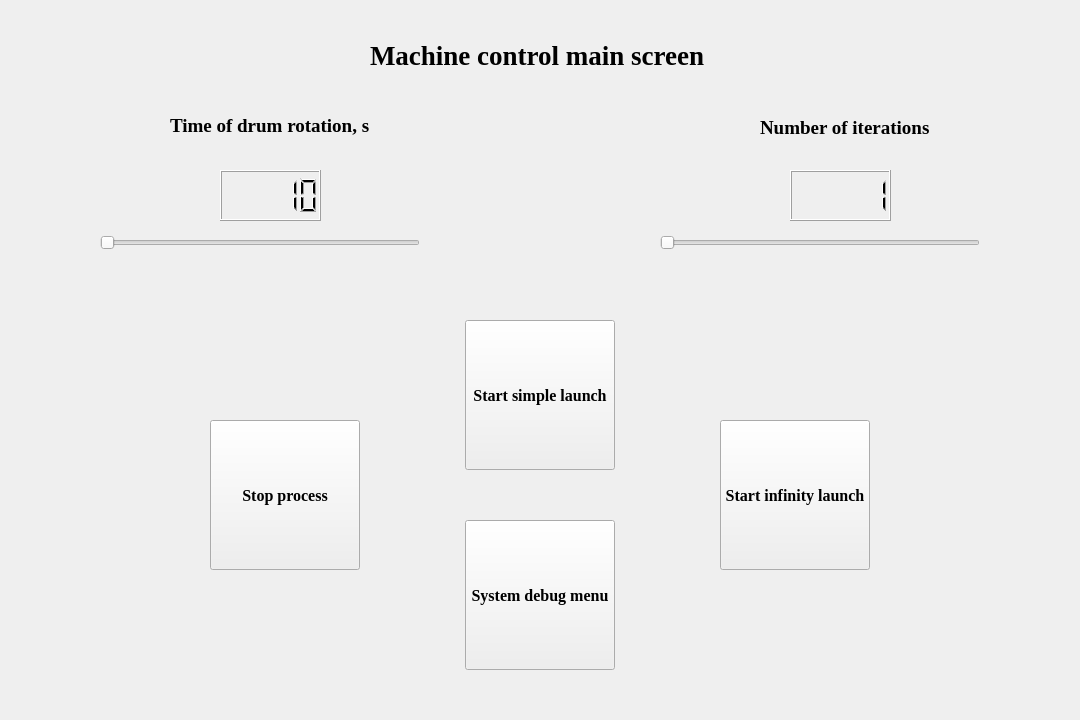
<?xml version="1.0" encoding="UTF-8"?>
<ui version="4.0">
 <class>Main_Screen</class>
 <widget class="QWidget" name="Main_Screen">
  <property name="geometry">
   <rect>
    <x>0</x>
    <y>0</y>
    <width>1080</width>
    <height>720</height>
   </rect>
  </property>
  <property name="windowTitle">
   <string>Form</string>
  </property>
  <property name="styleSheet">
   <string notr="true"/>
  </property>
  <widget class="QPushButton" name="Start_Btn">
   <property name="geometry">
    <rect>
     <x>465</x>
     <y>320</y>
     <width>150</width>
     <height>150</height>
    </rect>
   </property>
   <property name="font">
    <font>
     <family>Times New Roman</family>
     <pointsize>12</pointsize>
     <weight>75</weight>
     <bold>true</bold>
    </font>
   </property>
   <property name="text">
    <string>Start simple launch</string>
   </property>
  </widget>
  <widget class="QPushButton" name="Debug_Btn">
   <property name="geometry">
    <rect>
     <x>465</x>
     <y>520</y>
     <width>150</width>
     <height>150</height>
    </rect>
   </property>
   <property name="font">
    <font>
     <family>Times New Roman</family>
     <pointsize>12</pointsize>
     <weight>75</weight>
     <bold>true</bold>
    </font>
   </property>
   <property name="text">
    <string>System debug menu</string>
   </property>
  </widget>
  <widget class="QPushButton" name="Infinity_Btn">
   <property name="geometry">
    <rect>
     <x>720</x>
     <y>420</y>
     <width>150</width>
     <height>150</height>
    </rect>
   </property>
   <property name="font">
    <font>
     <family>Times New Roman</family>
     <pointsize>12</pointsize>
     <weight>75</weight>
     <bold>true</bold>
    </font>
   </property>
   <property name="text">
    <string>Start infinity launch</string>
   </property>
  </widget>
  <widget class="QPushButton" name="Stop_Btn">
   <property name="geometry">
    <rect>
     <x>210</x>
     <y>420</y>
     <width>150</width>
     <height>150</height>
    </rect>
   </property>
   <property name="font">
    <font>
     <family>Times New Roman</family>
     <pointsize>12</pointsize>
     <weight>75</weight>
     <bold>true</bold>
    </font>
   </property>
   <property name="text">
    <string>Stop process</string>
   </property>
  </widget>
  <widget class="QLabel" name="Time_of_drum_rotation">
   <property name="geometry">
    <rect>
     <x>170</x>
     <y>110</y>
     <width>211</width>
     <height>31</height>
    </rect>
   </property>
   <property name="font">
    <font>
     <family>Times New Roman</family>
     <pointsize>14</pointsize>
     <weight>75</weight>
     <bold>true</bold>
    </font>
   </property>
   <property name="text">
    <string>Time of drum rotation, s</string>
   </property>
  </widget>
  <widget class="QLabel" name="Number_of_iterations">
   <property name="geometry">
    <rect>
     <x>760</x>
     <y>120</y>
     <width>181</width>
     <height>16</height>
    </rect>
   </property>
   <property name="font">
    <font>
     <family>Times New Roman</family>
     <pointsize>14</pointsize>
     <weight>75</weight>
     <bold>true</bold>
    </font>
   </property>
   <property name="text">
    <string>Number of iterations</string>
   </property>
  </widget>
  <widget class="QLabel" name="Machine_control_main_screen">
   <property name="geometry">
    <rect>
     <x>370</x>
     <y>20</y>
     <width>350</width>
     <height>70</height>
    </rect>
   </property>
   <property name="font">
    <font>
     <family>Times New Roman</family>
     <pointsize>20</pointsize>
     <weight>75</weight>
     <bold>true</bold>
    </font>
   </property>
   <property name="text">
    <string>Machine control main screen</string>
   </property>
  </widget>
  <widget class="QSlider" name="Time_of_rotation">
   <property name="geometry">
    <rect>
     <x>100</x>
     <y>230</y>
     <width>320</width>
     <height>25</height>
    </rect>
   </property>
   <property name="minimum">
    <number>10</number>
   </property>
   <property name="maximum">
    <number>30</number>
   </property>
   <property name="orientation">
    <enum>Qt::Horizontal</enum>
   </property>
  </widget>
  <widget class="QSlider" name="Num_of_iterations">
   <property name="geometry">
    <rect>
     <x>660</x>
     <y>230</y>
     <width>320</width>
     <height>25</height>
    </rect>
   </property>
   <property name="minimum">
    <number>1</number>
   </property>
   <property name="maximum">
    <number>10</number>
   </property>
   <property name="orientation">
    <enum>Qt::Horizontal</enum>
   </property>
  </widget>
  <widget class="QLCDNumber" name="time_num">
   <property name="geometry">
    <rect>
     <x>220</x>
     <y>170</y>
     <width>101</width>
     <height>51</height>
    </rect>
   </property>
   <property name="intValue" stdset="0">
    <number>10</number>
   </property>
  </widget>
  <widget class="QLCDNumber" name="iter_num">
   <property name="geometry">
    <rect>
     <x>790</x>
     <y>170</y>
     <width>101</width>
     <height>51</height>
    </rect>
   </property>
   <property name="intValue" stdset="0">
    <number>1</number>
   </property>
  </widget>
 </widget>
 <resources/>
 <connections/>
</ui>
